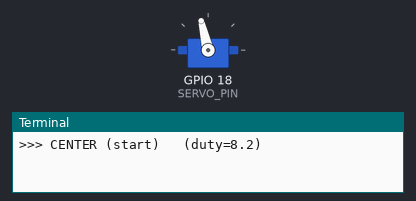
The program below on a simulated Raspberry Pi (BCM pin numbers). Parts: servo, the last lines printed to the terminal. Servo angles are drawn from the pulse width (0.5 ms = 0°, 2.5 ms = 180°). At 23.8 s the program stops and its outputs stay as they are.

Above: at 0.05 s.
At 3.95 s:
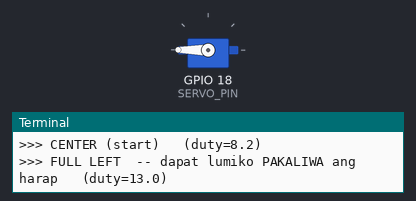
At 7.9 s:
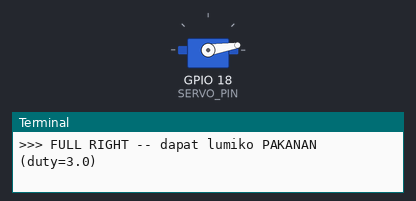
Timing chart, 0 to 10.3 s (numbered marks = the images above):
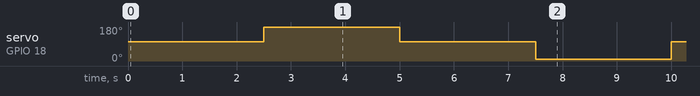

The program:

steering_test.py
```python
#!/usr/bin/env python3
"""
DIREKTANG FRONT-STEERING SERVO TEST  (NO ROS, NO sim)
=====================================================
Front steering servo sa GPIO 18 (parehong setup ng motor_node).
Iikutin: CENTER -> FULL LEFT -> CENTER -> FULL RIGHT -> CENTER,
hawak bawat posisyon para MAKITA mo, tapos SLOW SWEEP para malaman
kung SAAN sa range ito nag-bbind.

Calibration = pareho ng motor_node:
    CENTER = 8.2 , LEFT = 13.0 , RIGHT = 3.0
    (widened from 12.0/4.0 -- testing more range on the MG996R. Kung
    mas MALAKAS/mas mahirap ang buzz/grind sa bagong dulo kumpara dati
    -- hindi lang yung parehong faint knock -- ihinto agad, nadikit na
    sa physical limit ng servo iyon, hindi power issue.)

PARAAN NG DIAGNOSIS (importante):
  1) Subukan MUNA na NAKATAAS ang harap (libre ang gulong)
     -> test ng servo MISMO, walang bigat.
  2) Ulitin SA LUPA
     -> para makita kung ang bigat/friction sa daan ang dahilan ng hirap.

⚠️  Patayin muna LAHAT ng ROS terminal (Ctrl+C) -- iisa lang ang
    pwedeng humawak ng GPIO.

Run:
    mamba activate ros2_humble
    python3 ~/steering_test.py
"""

import time
import RPi.GPIO as GPIO

SERVO_PIN = 18
CENTER = 8.2
LEFT = 13.0
RIGHT = 3.0

GPIO.setmode(GPIO.BCM)
GPIO.setwarnings(False)
GPIO.setup(SERVO_PIN, GPIO.OUT)
servo = GPIO.PWM(SERVO_PIN, 50)   # 50 Hz = standard servo
servo.start(CENTER)


def go(label, duty, hold=2.5):
    print(">>> " + label + "   (duty=" + str(duty) + ")")
    servo.ChangeDutyCycle(duty)   # hawak ang signal -> aktibong nag-drive
    time.sleep(hold)


try:
    go("CENTER (start)", CENTER)
    go("FULL LEFT  -- dapat lumiko PAKALIWA ang harap", LEFT)
    go("BALIK CENTER  -- malinis bang bumalik? o nahihirapan?", CENTER)
    go("FULL RIGHT -- dapat lumiko PAKANAN", RIGHT)
    go("BALIK CENTER  -- malinis bang bumalik?", CENTER)

    print(">>> SLOW SWEEP: LEFT -> RIGHT (panoorin kung saan nag-bbind)")
    steps = 40
    for i in range(steps + 1):
        d = LEFT + (RIGHT - LEFT) * (i / steps)
        servo.ChangeDutyCycle(d)
        time.sleep(0.10)

    print(">>> SLOW SWEEP balik: RIGHT -> LEFT")
    for i in range(steps + 1):
        d = RIGHT + (LEFT - RIGHT) * (i / steps)
        servo.ChangeDutyCycle(d)
        time.sleep(0.10)

    go("CENTER (final)", CENTER)
    print(">>> TAPOS. Ano'ng napansin mo?")
finally:
    servo.ChangeDutyCycle(CENTER)
    time.sleep(0.6)
    GPIO.cleanup()
```
